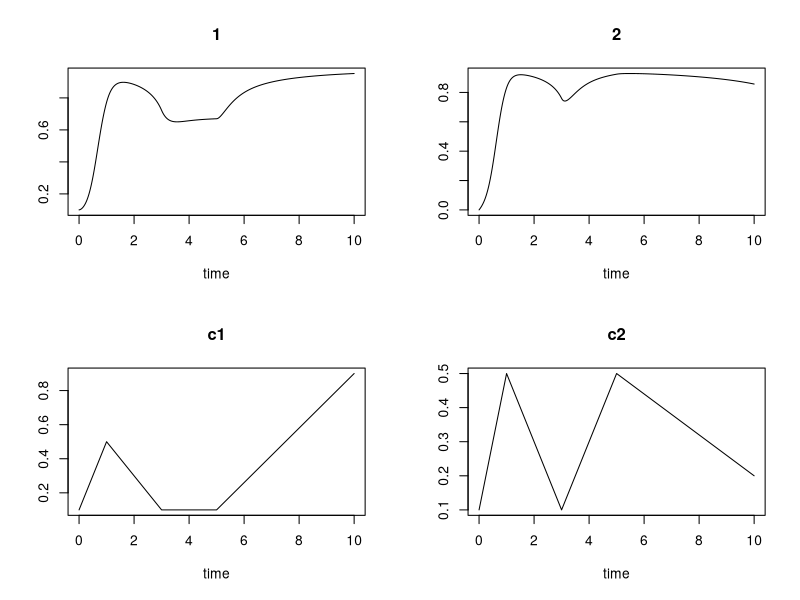

Write R code to recreate this figure. (Note: this script raises an error after producing the figure.)
rm(list = ls())
start_time <- Sys.time()
library("deSolve")
library("parallel")

# Hanski model:
Hanski <- function(time, y, parameters, signal){
  ydot <- c()
  cc <- list()
  with(as.list(c(y, parameters)), {
    for (i in c(1:dim)) {
      cc[[i]] <- signal[[i]](time)
      area <- area_muni
      area[i] <- 0
      d <- sum(exp(-alp*dist[i,])*area*y)
      h <- mc*sum(comm[i,]*y)
      a <- c*(xi*d + (1-xi)*h)
      ydot[i] <- a*(1-y[i]) - (b/cc[[i]])*y[i]
    }
    return(list(ydot, c = cc))
  })
}

## Forcing function
signal <- list(approxfun(x = c(0,1,3,5,10), 
                    y = c(0.1, 0.5,  0.1,  0.1, 0.9), 
                    method = "linear", rule = 2),
            approxfun(x = c(0,1,3,5,10), 
                      y = c(0.1, 0.5,  0.1,  0.5, 0.2), 
                      method = "linear", rule = 2))


# Parameters: 
dim <- 2
time <- seq(0, 10, by=0.01)
b <- 0.2
c <- 0.1
xi <- 0.5
alp <- 100
mc <- 0.2
area_muni <- matrix(runif(dim, 0,10000),1,dim)
dist <- matrix(runif(dim*dim, 0,10000),dim,dim)
comm <- matrix(runif(dim*dim, 0,10000),dim,dim)
parameters <- list(dim = dim,  b=b, c = c,
                xi = xi, alp = alp,
                area_muni = area_muni,
                dist = dist, comm = comm,
                mc = 0.01)

state <- c(0.1,0)

### Integratin:
out <- ode(y = state, times = time, func = Hanski, 
           parms = parameters, signal = signal)
plot(out)
out <- as.data.frame(out[,c(1:(dim+1))])
end_time <- Sys.time()
print(paste("time:", end_time-start_time))


### Likelihood Function
ll_ode <- function(x, # vector con los parámetros
                   forcings, # forzamientos para el solver de la ode
                   y ){ # datos
                   
  if(x[1] < 0 | x[2] < 0 | x[3] < 0 | x[4] < 0 | x[5] < 0){
    res = -86829146000
  }else{
    c = x[1] # Colonization constant
    b = x[2] # Extinction constant
    xi = x[3] # Spread constant
    alp = x[4] # Spread constant
    va = x[5] # Variance
    
    signal <- forcings
    parameters <- list(dim = dim,  b=b, c = c,
                       xi = xi, alp = alp,
                       area_muni = area_muni,
                       dist = dist, comm = comm,
                       mc = mc)
    
    z <- ode(y = state, times = time, func = Hanski, 
                    parms = parameters, signal = signal) #Aquí corre el ODE
    z <- as.data.frame(z[,c(1:3)])
      
    res <- 0
    for(i in c(1:(dim-1))){
      res <- res +  sum(dnorm(y[,i+1], mean = z[,i+1], sd = va, log = T))
    }
  }
  return(res)
}

# sims <- 2 #Número de combinaciones paramétricas a explorar
seeds <- matrix( 0, ncol = 300, nrow = 5)
seeds[1,] <- runif(300,0,1)
seeds[2,] <- runif(300,0,1)
seeds[3,] <- runif(300,0,1)
seeds[4,] <- runif(300,90,150)
seeds[5,] <- runif(300,0,1)

sols <- NA #Pre-aloco el número de combinaciones paramétricas en 2 unidades de LL de la mejor
best <- -999999999 #LL inicial a mejorar
set.seed(476468713)

condition <- T 
#Esta condición se hará falsa en el bucle de después, si en las rondas la LL no
#mejora más de 2 puntos y hay más de 1000 combinaciones paramétricas a menos de
#2 puntos de loglikelihood de la mejor solución.

round <- 1
sims <- ncol(seeds) #Número de combinaciones paramétricas a explorar

# Cores <- 1
Cores <- parallel::detectCores()#Numero de cores a utilizar.
it <- 0
while(condition){
  start_time <- Sys.time()
  print(paste0("Iteration: ", it))
  #Ahora viene la paralelización
  parall <- mclapply(1:sims, mc.cores = Cores, mc.preschedule = F,function(k){
    
    print(paste("k:",k))
    start_time1 <- Sys.time()
    
    fit <- optim(par = seeds[, k], fn = ll_ode, forcings = signal, y = out , 
                 control = list(fnscale = -1, maxit = 500, parscale = seeds[, k]))
  
    
    if((k %% 1000) == 0) {
      cat("This was seed no. ", k, "\n")
      cat("This fit: ", fit$value, "\n")
    }
    
    fit
  })
  end_time <- Sys.time()
  diff_time <- end_time - start_time
  print("Execution time iteration i:")
  print(diff_time)
  it <- it + 1
  lhs <- parall
  
  rm(parall) #Para evitar fugas de memoria
  
  filename <- paste0("~/INVASIBILITY_THRESHOLD/output/Estimation/param_HANSKI_1core_900it_fulldata",Sys.Date(), "_",round, ".RData") #Salva cada ronda de optimizaciones, por si acaso
  save(lhs, file = filename)
  
  # Ahora, recuperamos la loglikelihood de cada combinación de parámetros
  logl <- rep(NA, sims)
  for(i in 1:sims) logl[i] <- lhs[[i]]$value
  
  # Evaluamos las condiciones para parar el bucle
  best2 <- max(logl, na.rm = T)
  pc1 <- best < best2
  pc2 <- best > (best2 - 2)
  
  sols <- sum(logl > (max(logl, na.rm = T) - 2), na.rm = T)
  pc3 <- sols > 1000
  
  condition <- pc1 * pc2 * pc3
  condition <- !condition
  
  # Seleccionamos las mejores combinaciones de parámetros para mandar una nueva
  # ronda, cogemos las combinaciones que estén a 2 unidades de distancia de la
  # mejor, o en su defecto, las 250 mejores combinaciones.
  if(sols < 250){
    index <- order(logl, decreasing = T)[1:250]
  } else {
    index <- order(logl, decreasing = T)[1:sols]
  }
  
  n <- 1
  parmat <- matrix(NA, nrow = length(index), ncol = 5)
  for(i in index){
    parmat[n, ] <- lhs[[i]]$par
    n <- n + 1
  }
  
  # Muestreamos las mejores combinaciones de parámetros, cada uno de ellos
  # independientemente. De esta forma estamos rompiendo las posibles
  # correlaciones entre los parámetros, y en algún sentido, hacemos la
  # aproximación menos bayesiana al no samplear la distribución multidimensional
  # de los parámetros.
  seeds <- t(apply(X = parmat, MARGIN = 2, sample, size = 100000, replace = T))
  
  rm(parmat)
  rm(lhs)
  
  print(paste0("Round: ", round, ";  Best likelihood: ", best2, 
               "; Solutions: ", sols, "\n"))
  
  best <- best2
  round <- round + 1
} 
print("The optimization finished.")
